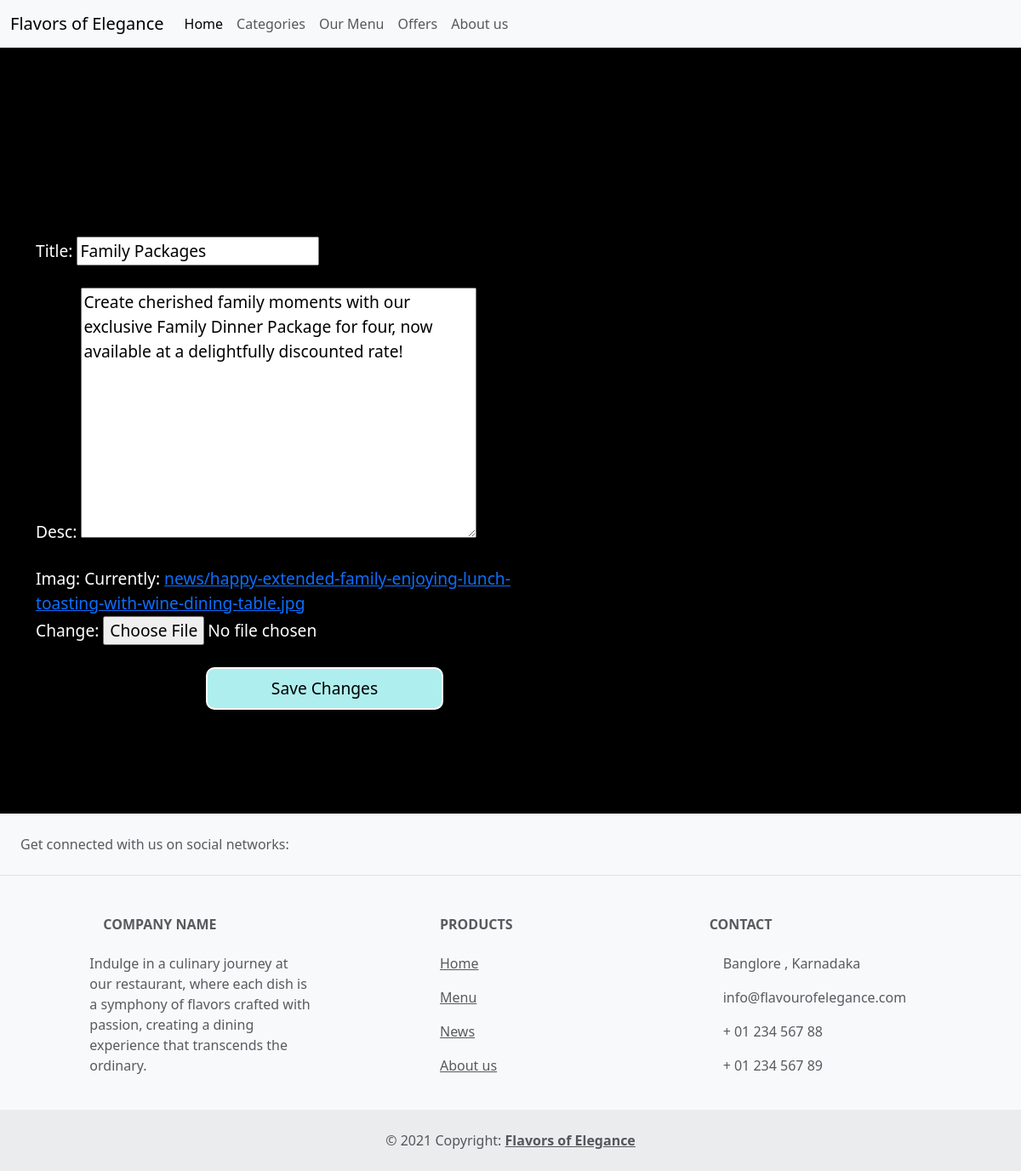
The app's page /home/edit/Family Packages with its own data.
### main/models.py (models this page shows, shortened)
class News(models.Model):
    Title= models.CharField(max_length=200,primary_key=True)
    desc = models.TextField()
    Imag = models.ImageField(upload_to='news',null=True)

### main/views.py (the view)
# urls.py: path('edit/<str:Title>',views.edit_news,name='edt'),
def edit_news(request, Title):
    nws = get_object_or_404(News, Title=Title)
    if request.method == 'POST':
        form = NewsForm(request.POST, request.FILES, instance=nws)
        if form.is_valid():
            form.save()
            return redirect('news')
    else:
        form = NewsForm(instance=nws)
    return render(request, 'editnews.html', {'form': form, 'nws': nws})

### main/forms.py
class NewsForm(forms.ModelForm):
    class Meta:
        model = News
        fields = ['Title','desc','Imag']

### templates/editnews.html (shortened to what this page needs)
{% extends "base.html" %}
{% load static %}
    {% block content %}
        <div class="nwsedt">
            <div class="container">
                <form method="post" enctype="multipart/form-data">
                    {{ form.as_p }}
                    <button class="addbtn" type="submit">Save Changes</button>
                </form>
            </div>
        </div>
    {% endblock %}

### static/css/style.css (style rules this page uses)
.container { margin-top: 100px; }
.addbtn { height: 50px; width: 50%; margin-left: 200px; background-color: paleturquoise; border: 2px solid white; border-radius: 10px; }
.nwsedt { height: 900px; width: 100%; display: flex; justify-content: center; align-items: center; background-color: black; color: white; font-size: larger; }
.nwsedt form { display: flex; flex-direction: column; width: 50%; gap: 10px; }

### records on screen
News: Title "Family Packages", desc "Create cherished family moments with our exclusive Family Dinner Package for four, now available at a delightfully discounted rate!"
